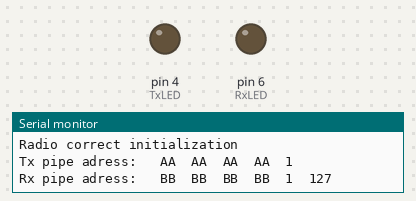
This sketch was run on a simulated Arduino Uno, built with avr-gcc and run on an emulated ATmega328P. On the bench: output pins drawn as LEDs (lit = HIGH), the last lines printed to the serial monitor. Dashed ring = blinking. No radio packets arrive unless stated.

Above: at 0.81 s.
At 3.66 s:
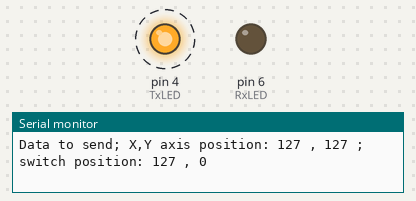
Timing chart, 0 to 4.0 s (numbered marks = the images above):
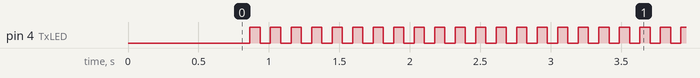

Measured:
- by itself, pin 4 (TxLED): alternates HIGH for 0.07 s and LOW for 0.07 s

The sketch:

master_v0.ino
```cpp
/*
   Progam do modułu radiowego nRF24L01+
   Użyta biblioteka TMRh20
   https://tmrh20.github.io/RF24/
   http://tmrh20.github.io/RF24/classRF24.html

   Progam z komunikacją pomiędyz dwoma modułami nRF24L01+
   Płytki z uC - 2x Arduino Uno Rev. 3
*/

/*
   Program dla urządzenia 'Master' - nadrzędne
*/
/////////////////////////////////////////////////////////////////////////////////////////////////////////////////////////////////////////
/*           Libraries           */
#include <SPI.h>
#include <nRF24L01.h>
#include <RF24.h>

/*          Declered Variables          */
#define TxLED 4
#define RxLED 6

/*          User Variables              */
uint8_t timeOut = 16;              //Dluzszy time out -> zmienic typ danych na uint16_t
uint8_t MeasBuffer[3];             //Bufor pomiarowy
uint8_t TxBuffer[4];               //Bufor nadawczy
uint8_t RxBuffer[8];               //Bufor odbiorczy

const uint8_t TxAddresses[] = {0xAA, 0xAA, 0xAA, 0xAA, 0x01}; //Tx Pipes addresses
const uint8_t RxAddresses[] = {0xBB, 0xBB, 0xBB, 0xBB, 0x01}; //Tx Pipes addresses
//const byte addresses[][6] = {"00001", "00002"};            //adresy strumieni przesyłu danych
//static const uint8_t analogPins[] = {A0, A1, A2, A3, A4};

/*          User Fucntions Prototypes     */
void pinToggle( uint16_t pin);
void bufferReset( uint8_t *buf);
void dataLoad(uint8_t *buf, uint8_t bufSize, uint8_t *data, uint8_t dataSize);  //Oddanie argumentow //Zmiana dataMerge na funkcje wsadzajaca dane do TxBuffer
boolean positionMeasure(uint8_t  *buf, uint8_t bufSize, uint8_t analogPins);    //Pomiar napiec oraz przeskalowanie na 8bitowe zmienne

/*  UART print functions */
void MeasBufferPrint(uint8_t *buf, uint8_t bufSize );
void TxBufferPrint(uint8_t *buf, uint8_t bufSize );
void RxBufferPrint(uint8_t *buf, uint8_t bufSize );
void RadioInitPrint(const uint8_t *TxBufAddress, uint8_t TxSize, const uint8_t *RxBufAddress, uint8_t RxSize);
void TxToSendPrint(uint8_t *buf, uint8_t bufSize);
void RxReceivedPrint(uint8_t *buf, uint8_t bufSize);

RF24 radio(7, 8); // CE, CSN
/////////////////////////////////////////////////////////////////////////////////////////////////////////////////////////////////////////
void setup() {
  delay(5);
  /* UART init */
  Serial.begin(9600);
  delay(5);
  Serial.println("Master V0 application.\nUART correct initialization \nSpeed 9600 baud"); //Start message
  /* Pins init */
  pinMode(TxLED, OUTPUT);
  pinMode(RxLED, OUTPUT);
  Serial.println("Pins correct initialization \nTxLED OUTPUT \nRxLED OUTPUT");
  delay(500);

  /* Buffer cleaning and sending bufers's content*/
  bufferReset(MeasBuffer);
  MeasBufferPrint(MeasBuffer, sizeof(MeasBuffer));
  bufferReset(TxBuffer);
  TxBufferPrint(TxBuffer, sizeof(TxBuffer));
  bufferReset(RxBuffer);
  RxBufferPrint(RxBuffer, sizeof(RxBuffer));
  delay(5);
  Serial.println("Buffers correct RESET");

  /* Radio go on */
  radio.begin();
  radio.openWritingPipe(TxAddresses);     //
  radio.openReadingPipe(1, RxAddresses);  //
  radio.setPALevel(RF24_PA_MIN);
  RadioInitPrint(TxAddresses, sizeof(TxAddresses), RxAddresses, sizeof(RxAddresses));
}
/////////////////////////////////////////////////////////////////////////////////////////////////////////////////////////////////////////
void loop() {
  //Start of loop()
  delay(5); //zmniejsze z 5 na 2
  /* Pomiary */
  positionMeasure(MeasBuffer, sizeof(MeasBuffer) , 3); //na 'sztynwo' ustawiona wartosc portow analogowych
  MeasBufferPrint(MeasBuffer, sizeof(MeasBuffer));

  /* Sklejanie danych do wysłania */
  dataLoad(TxBuffer, sizeof(TxBuffer), MeasBuffer, sizeof(MeasBuffer));
  TxBufferPrint(TxBuffer, sizeof(TxBuffer));
  /* Radio go on */
  radio.stopListening();                // Zastanowic sie czy nie przeniesc przed petle while()

  /* Zmienne warunku pętli while */
  boolean sendState = false;      //Zmiany! Redukcja do jednej zmiennej stanu wysłania danych - sendState; Usuniecie sendStateSwt
  uint8_t timeOutCounter = 0;     // licznk time out
  /* Wysyłanie danych */
  while ((sendState == true) || (timeOutCounter < timeOut ))
  {
    sendState = radio.write(&TxBuffer, sizeof(TxBuffer));      //Zmiana bufora na TxBuffer
    pinToggle(TxLED);                                          // TxLED toggle
    TxToSendPrint(TxBuffer, sizeof(TxBuffer));                 //Wysyanie na port szeregowy danych które sa wyyłane prze radio link
    timeOutCounter++;
  }
  /////////////////////////////////////////////////////////////////////////////////////////////////////////////////////////////////////////
  /* Powrot do odbierania */
  delay(5);   //zmniejsze na 3
  radio.startListening();
  while (!radio.available())      //Sprawdzenie czy jakieś bajty są do odczytania z bufora RX nRF24 - koniec pętli gdy nic nie ma do odczytu
  {
    radio.read(&RxBuffer, sizeof(RxBuffer));    //Odczytanie z bufora RF
    pinToggle(RxLED);
    RxReceivedPrint(RxBuffer, sizeof(RxBuffer));  //Wysylanie na port szeregowy odebranych danych
  }

  //End of loop()
}
/////////////////////////////////////////////////////////////////////////////////////////////////////////////////////////////////////////
/* User Functions */

//Funkcja wykonujaca pomiar i wsadzajaca dane do bufora measBuffer, przy jednoczesnym remapowaniu na dane 8bitowe
boolean positionMeasure(uint8_t  *buf, uint8_t bufSize, uint8_t analogPins)  {
  if (analogPins <= bufSize) {
    for (int i = 0; i < analogPins; i++) {
      buf[i] = map(analogRead(i), 0, 1023, 0, 255); //Odczyt z i-tego pinu analogowego; remap z 10bitów na 8bitów; wstawienie do itej komórki bufora
      Serial.println(buf[i]);
    }
    return true;    //Jezeli wykonano trzy iteracje (analogPin0, 1, 2) to zwróc true jako poprawnie wykonana funkcje
  }
  else {
    return false;     //jezeli
  }
} //end of function

// Funkcja ladowania danych do bufora
// dataLoad wstawia uint8 data do uint buf, w zależnosci od bufCounter
void dataLoad( uint8_t *buf, uint8_t bufSize, uint8_t *data, uint8_t dataSize) {  //dodanie do argumentow rozmiarow tablic
  //  uint8_t bufferSize = sizeof(buf);
  //  uint8_t dataSize = sizeof(data);
  if (dataSize < bufSize) {
    uint8_t i;
    for (i = 0 ; i < dataSize; i++) {
      buf[i] = data[i];     //przepisywanie bufrow
    }
    if ( i == dataSize) {
      buf[i] = 0;           //gdy i = dataSize => i = 3 - wstaw tam 0
    }
  }
}

//Funckja przelaczanai diody/pinu
void pinToggle(uint16_t pin) {
  if (digitalRead(pin) == HIGH) {
    digitalWrite(pin, LOW);
  }
  else {
    digitalWrite(pin, HIGH);
  }
}

//Funkcja resetowanai bufora
void bufferReset( uint8_t *buf) {
  uint8_t bufSize = sizeof(buf);
  for (uint8_t i = 0; i < bufSize; i++) {
    buf[i] = 0;
  }
}

//Funkcja resetowanai bufora
void bufferReset_16( uint16_t *buf) {
  uint16_t bufSize = sizeof(buf);
  for (uint8_t i = 0; i < bufSize; i++) {
    buf[i] = 0;
  }
}

void TxBufferPrint(uint8_t *buf, uint8_t bufSize ) {
  Serial.print("TxBuffer size: \t");
  Serial.print(bufSize);
  Serial.print("\n");
  Serial.print("TxBuffer \t");
  for (int i = 0; i < bufSize; i++) {
    Serial.print(buf[i]);
    Serial.print("\t");
    if (i == (bufSize - 1)) {
      Serial.print("\n");
    }
  }

}

void RxBufferPrint(uint8_t *buf, uint8_t bufSize ) {

  Serial.print("\nRxBuffer size: \t");
  Serial.print(bufSize);
  Serial.print("\nRxBuffer \t");
  for (int i = 0; i < bufSize; i++) {
    Serial.print(buf[i]);
    Serial.print("\t");
    if (i == (bufSize - 1)) {
      Serial.print("\n");
    }
  }

}

void MeasBufferPrint(uint8_t *buf, uint8_t bufSize ) {
  Serial.print("\nMeasBuffer size: \t");
  Serial.print(bufSize);
  Serial.print("\nMeasBuffer \t");
  for (int i = 0; i < bufSize; i++) {
    Serial.print(buf[i]);
    Serial.print("\t");
    if (i == (bufSize - 1)) {
      Serial.print("\n");
    }
  }

}

void RadioInitPrint(const uint8_t *TxBufAddress, uint8_t TxSize, const uint8_t *RxBufAddress, uint8_t RxSize) {
  Serial.println("Radio correct initialization");
  Serial.print("\nTx pipe adress: \t");
  for (int i = 0; i < TxSize; i++) {
    Serial.print(TxBufAddress[i], HEX);
    Serial.print("\t");
  }
  Serial.print("\nRx pipe adress: \t");
  for (int i = 0; i < RxSize; i++) {
    Serial.print(RxBufAddress[i], HEX);
    Serial.print("\t");
  }
}

void TxToSendPrint(uint8_t *buf, uint8_t bufSize) {
  Serial.print("\nData to send; X,Y axis position: ");
  Serial.print(TxBuffer[0]);
  Serial.print(" , ");
  Serial.print(TxBuffer[1]);
  Serial.print(" ; switch position: ");
  Serial.print(TxBuffer[2]);
  Serial.print(" , ");
  Serial.print(TxBuffer[3]);
}

void RxReceivedPrint(uint8_t *buf, uint8_t bufSize) {
  Serial.println("Recieved Data");            //wrzucic do funkcji
  for (uint8_t i = 0; i < sizeof(RxBuffer); i++) {
    Serial.println( " Recieved byte: " + RxBuffer[i]);
  }
}
```
